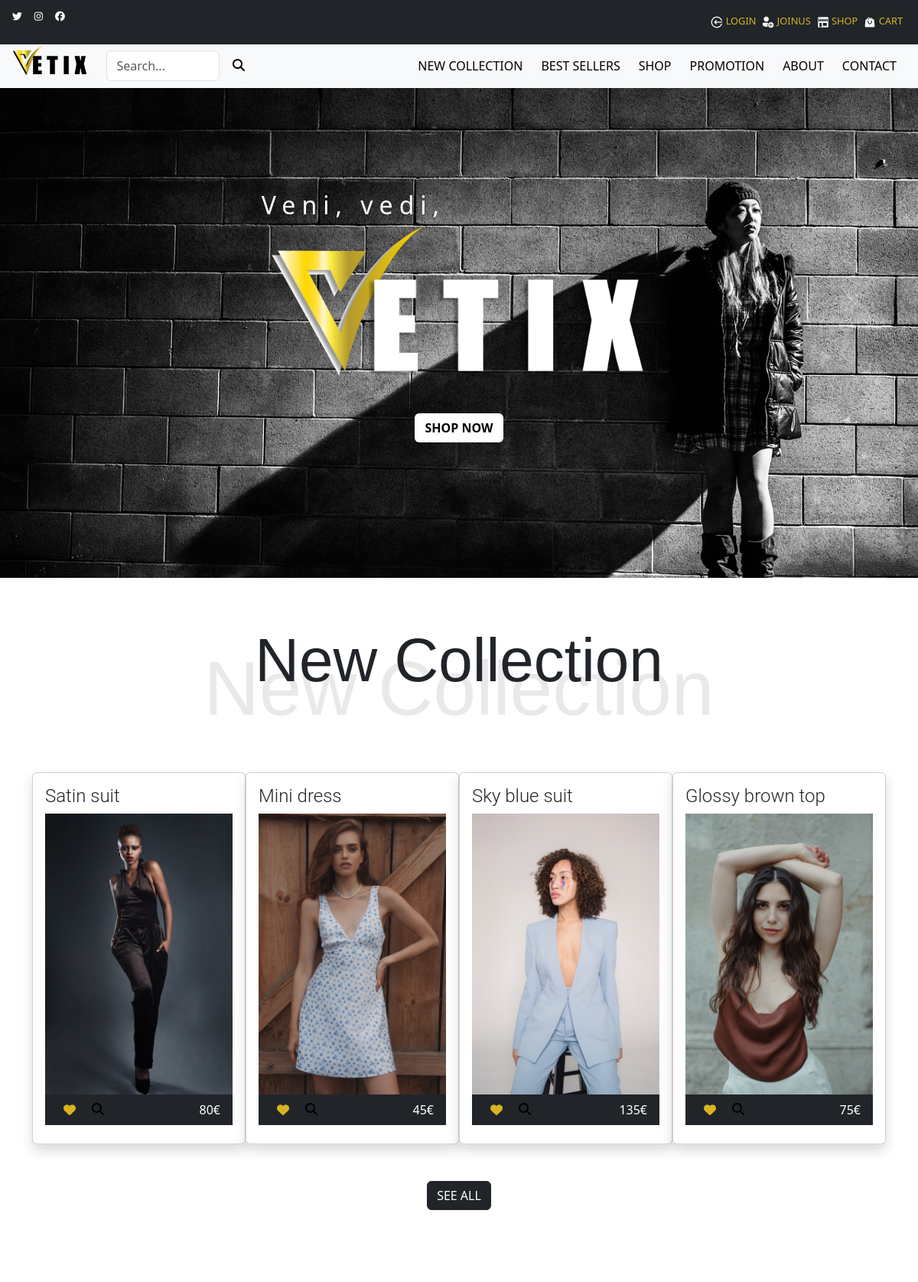
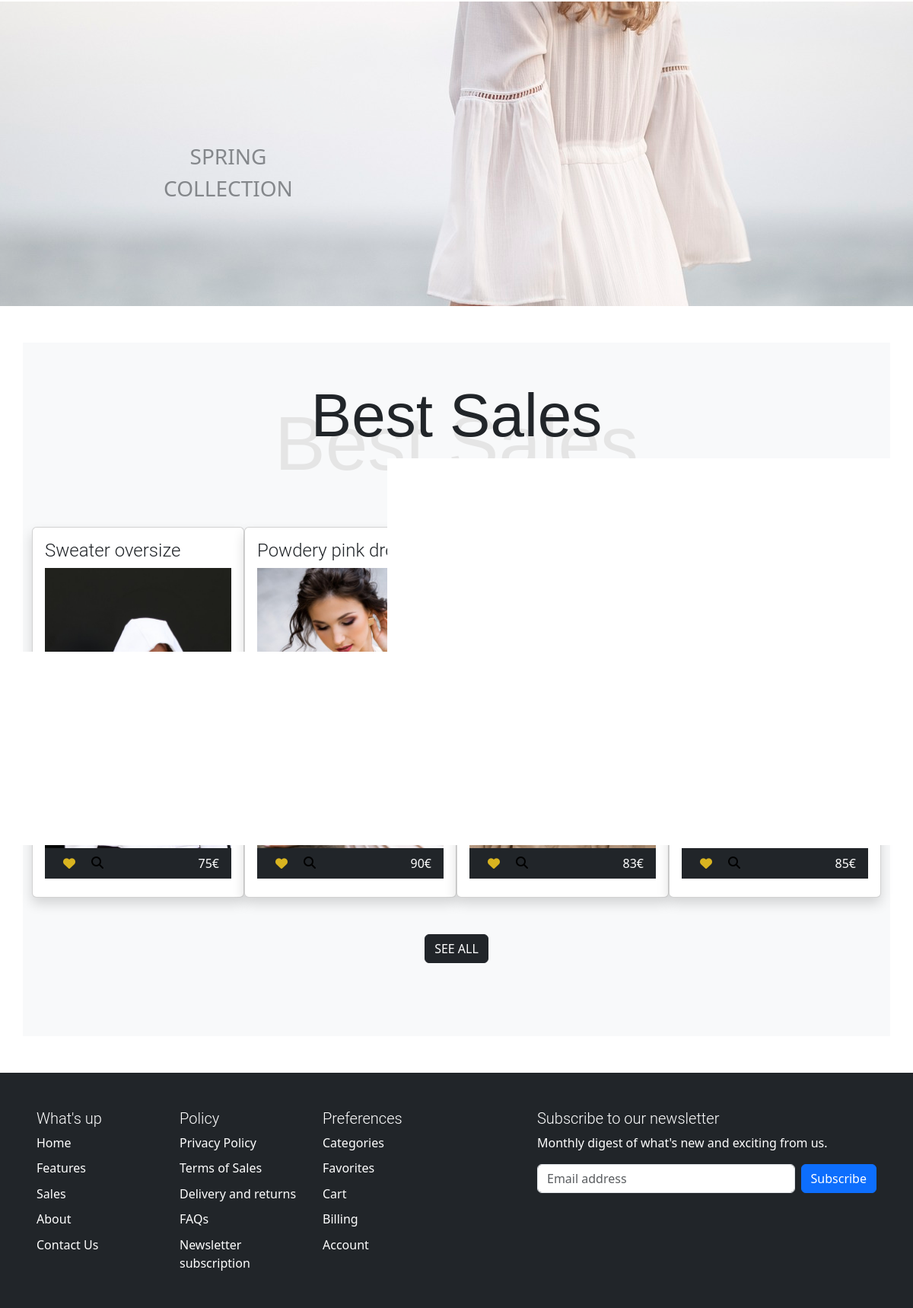
The page / (upper part) on the database its author committed (2 pictures, top to bottom).
### tables this page shows
CREATE TABLE IF NOT EXISTS `product` (
  `id_product` int(11) NOT NULL AUTO_INCREMENT,
  `title` varchar(255) NOT NULL,
  `description` text NOT NULL,
  `image` varchar(255) NOT NULL,
  `image_1` varchar(255) NOT NULL,
  `image_2` varchar(255) NOT NULL,
  `price` int(11) NOT NULL,
  `best_sellers` tinyint(1) NOT NULL DEFAULT '0',
  `new_collection` tinyint(1) NOT NULL DEFAULT '0',
  `promotion` tinyint(1) NOT NULL DEFAULT '0',
  `promotion_percentage` int(11) DEFAULT NULL,
  PRIMARY KEY (`id_product`)
);

### inc/class/Model.php (called while the page is built, shortened)
<?php
abstract class Model
{
    public function __construct()
    {
        $host = 'localhost';
        $dbname = 'boutique';
        $dbUser = 'root';
        $dbPass = '';
        try {
            $this->bdd = new PDO("mysql:host=$host;dbname=$dbname;charset=utf8", $dbUser, $dbPass);
        } catch (PDOException $e) {
            echo "Erreur : " . $e->getMessage();
            die();
        }
    }
}

### inc/class/Product.php (called while the page is built, shortened)
<?php
require_once "Model.php";
class Product extends Model
{
    protected $bdd;
    protected $tablename = "product";
    public function getRandomBestSellers($limit) {
        $query = $this->bdd->prepare("SELECT id_product, title, image, image_1, image_2, price, promotion, promotion_percentage, best_sellers
        FROM $this->tablename
        WHERE best_sellers = 1
        ORDER BY RAND()
        LIMIT " . intval($limit));
        $query->execute();
        $results = $query->fetchAll(PDO::FETCH_ASSOC);
        if (count($results) > 0) {
            return $results;
        } else {
            $results = 'No best sellers';
            return $results;
        }
    }
    public function getRandomNewCollection($limit) {
        $query = $this->bdd->prepare("SELECT id_product, title, image, image_1, image_2, price, promotion, promotion_percentage, new_collection
        FROM $this->tablename
        WHERE new_collection = 1
        ORDER BY RAND()
        LIMIT " . intval($limit));
        $query->execute();
        $results = $query->fetchAll(PDO::FETCH_ASSOC);
        if (count($results) > 0) {
            return $results;
        } else {
            $results = 'Coming soon';
            return $results;
        }
    }
}

### index.php (the view, shortened to what this page needs)
<!DOCTYPE html>
<html lang="fr">
<head>
    <link rel="stylesheet" href="inc/css/style.css">
    <link rel="stylesheet" href="https://cdn.jsdelivr.net/npm/bootstrap@5.3.0-alpha3/dist/css/bootstrap.min.css">
</head>
<body>
    <?php include 'inc/header.php'; ?>
    <section class="hero">
        <div class="slogan">Veni, vedi,</div>
        <img class="logo_big" src="inc/img/design/logo_wt.png" alt="logo">
        <a href="./shop.php"><button class="btn btn-white fw-bold my-5 d-flex justify-items-center">SHOP NOW</button></a>
    </section>
    <main>
        <section class="container my-5">
            <h1>New Collection</h1>
            <h1 class="bis">New Collection</h1>
            <div class="d-flex flex-wrap justify-content-center">
                <?php
                $product = new Product();
                $products = $product->getRandomNewCollection(4);
                foreach ($products as $result) :
                    $id = $result['id_product'];
                    $title = $result['title'];
                    $price = $result['price'];
                    $image = $result['image'];
                    $image1 = $result['image_1'];
                    $image2 = $result['image_2'];
                    $promotion = $result['promotion'];
                    $percentage = $result['promotion_percentage'];
                    ?>
                    <div class="card shadow col-lg-3 col-md-6 col-sm-12 p-3 justify-content-center">
                        <div class="position-relative mb-5">
                            <h4 class="card-title"><?= $title ?></h4>
                            <?php $images = [$image, $image1, $image2]; ?>
                            <?php foreach ($images as $index => $image) : ?>
                                <?php if (!empty($image) && $index === 0) : ?>
                                    <a href="./inc/img/shop/<?= $image ?>" data-lightbox="<?= $title ?>">
                                    <img src="./inc/img/shop/<?= $image ?>" alt="<?= $title ?>" class="img-fluid">
                                    </a>
                                <?php elseif (!empty($image) && $index !== 0) : ?>
                                    <a href="./inc/img/shop/<?= $image ?>" data-lightbox="<?= $title ?>" style="display:none;"></a>
                                <?php endif; ?>
                            <?php endforeach; ?>
                            <div class="bottom-menu bg-dark position-absolute w-100">
                                <div class="d-flex justify-content-between px-3">
                                    <div class="d-flex">
                                        <a href="#" class="my-auto px-2"><i class="fas fa-heart"></i></a>
                                        <a href="product.php?id=<?= $id ?>" class="btn"><i class="fas fa-search"></i></a>
                                    </div>
                                    <div class="d-flex">
                                        <?php if ($promotion == 1) : ?>
                                            <?php $newPrice = $price - ($price * $percentage / 100); ?>
                                            <p class="card-text text-white my-auto"><?= '<del>' . $price . '€</del> &nbsp;-' . $percentage . '% &nbsp;' . $newPrice . '€'?></p>
                                        <?php else : ?>
                                            <p class="card-text text-white my-auto"><?= $price ?>€</p>
                                        <?php endif; ?>
                                    </div>
                                </div>
                            </div>
                        </div>
                    </div>
                <?php endforeach; ?>
            </div>
            <div class="d-flex justify-content-center">
                <a class="" href="shop.php?category_id=7" data-id="7"><button class="btn btn-dark my-5">SEE ALL</button></a>
            </div>
        </section>
        <section>
            <div class="photo w-100 d-flex my-5 pt-5">
                <span class="text-body-tertiary fs-3 lh-5 col-lg-6 align-content-center my-auto text-center">SPRING <br>COLLECTION</span>
            </div>
        </section>
        <section class="container bg-light my-5 py-5">
            <h1>Best Sales</h1>
            <h1 class="ter">Best Sales</h1>
            <div class="d-flex flex-wrap justify-content-center">
                <?php
                $product = new Product();
                $products = $product->getRandomBestSellers(4);
                foreach ($products as $result) :
                    $id = $result['id_product'];
                    $title = $result['title'];
                    $price = $result['price'];
                    $image = $result['image'];
                    $image1 = $result['image_1'];
                    $image2 = $result['image_2'];
                    $promotion = $result['promotion'];
                    $percentage = $result['promotion_percentage'];
                    ?>
                    <div class="card shadow col-lg-3 col-md-6 col-sm-12 p-3 justify-content-center">
                        <div class="position-relative mb-5">
                            <h4 class="card-title"><?= $title ?></h4>
                            <?php $images = [$image, $image1, $image2]; ?>
                            <?php foreach ($images as $index => $image) : ?>
                                <?php if (!empty($image) && $index === 0) : ?>
                                    <a href="./inc/img/shop/<?= $image ?>" data-lightbox="<?= $title ?>">
                                    <img src="./inc/img/shop/<?= $image ?>" alt="<?= $title ?>" class="img-fluid">
                                    </a>
                                <?php elseif (!empty($image) && $index !== 0) : ?>
                                    <a href="./inc/img/shop/<?= $image ?>" data-lightbox="<?= $title ?>" style="display:none;"></a>
                                <?php endif; ?>
                            <?php endforeach; ?>
                            <div class="bottom-menu bg-dark position-absolute w-100">
                                <div class="d-flex justify-content-between px-3">
                                    <div class="d-flex">
                                        <a href="#" class="my-auto px-2"><i class="fas fa-heart"></i></a>
                                        <a href="product.php?id=<?= $id ?>" class="btn"><i class="fas fa-search"></i></a>
                                    </div>
                                    <div class="d-flex">
                                        <?php if ($promotion == 1) : ?>
                                            <?php $newPrice = $price - ($price * $percentage / 100); ?>
                                            <p class="card-text text-white my-auto"><?= '<del>' . $price . '€</del> &nbsp;-' . $percentage . '% &nbsp;' . $newPrice . '€'?></p>
                                        <?php else : ?>
                                            <p class="card-text text-white my-auto"><?= $price ?>€</p>
                                        <?php endif; ?>
                                    </div>
                                </div>
                            </div>
                        </div>
                    </div>
                <?php endforeach; ?>
            </div>
            <div class="d-flex justify-content-center">
                <a class="" href="shop.php?category_id=2" data-id="2"><button class="btn btn-dark my-5">SEE ALL</button></a>
            </div>
        </section>
    </main>
    <?php include 'inc/footer.php'; ?>
</body>
</html>

### inc/css/style.css (style rules this page uses)
* { box-sizing: border-box; margin: 0; padding: 0; }
body { font-family: 'Open Sans', sans-serif; background-color: #fff; overflow-x : hidden; }
main { margin-top: 5%!important; width: 100%; min-height: 100vh; }
.container { width: 80%; margin: 0 auto; padding: 0; }
h1 { position: relative; font-family: 'Montserrat', sans-serif; font-size: 80px!important; font-weight: 300!important; text-align: center; z-index: 2!important; }
h1.bis { color: #000; font-size: 100px!important; font-weight: 300!important; text-align: center; color: #eae9e9; margin: -80px 0 50px 0; z-index: 1!important; }
h1.ter { font-size: 100px!important; font-weight: 300!important; text-align: center; color: #E5E5E5; margin: -80px 0 50px 0; z-index: 1!important; }
h4 { font-family: 'Roboto', sans-serif; font-size: 24px!important; font-weight: 300!important; text-align: left!important; margin: 0 0 20px 0; }
.hero { background-image: url(../img/design/hero_01.jpg); background-size: cover; height: 80vh; width: 100%; display: flex; justify-content: center; align-items: center; flex-direction: column; color: #fff; }
.slogan { font-size: 2rem; color: #fff; letter-spacing: 0.5rem; margin-left: -23%; }
.logo_big { width: 100%; height: auto; max-width: 500px; margin: 0 auto; }
a { color: #d9b420!important; text-decoration: none!important; transition: all 0.3s ease-in-out; }
.fa-search { margin-bottom: 6px; color: #000; }
.photo { background: url(../img/design/hero_03.jpg) fixed center center; width: 100%; height: 400px; margin: 0; }
.btn-white { --bs-btn-color: #000!important; --bs-btn-bg: #fff!important; --bs-btn-border-color: #fff; --bs-btn-hover-color: #fff; --bs-btn-hover-bg: #424649; --bs-btn-hover-border-color: #373b3e; --bs-btn-focus-shadow-rgb: 66,70,73; --bs-btn-active-color: #fff; --bs-btn-active-bg: #fff!important; --bs-btn-active-border-color: #373b3e; --bs-btn-active-shadow: inset 0 3px 5px rgba(0, 0, 0, 0.125); --bs-btn-disabled-color: #000; --bs-btn-disabled-bg: #fff; --bs-btn-disabled-border-color: #fff; }

### rows shown on the page
product: title "Satin suit", shows a picture, price "80"
product: title "Mini dress", shows a picture, price "45"
product: title "Sky blue suit", image (picture), price "135"
product: title "Glossy brown top", image (picture), price "75"
product: title "Sweater oversize", image (picture), price "75"
product: title "Powdery pink dress", shows a picture, price "90"
product: image (picture), price "83"
product: shows a picture, price "85"
